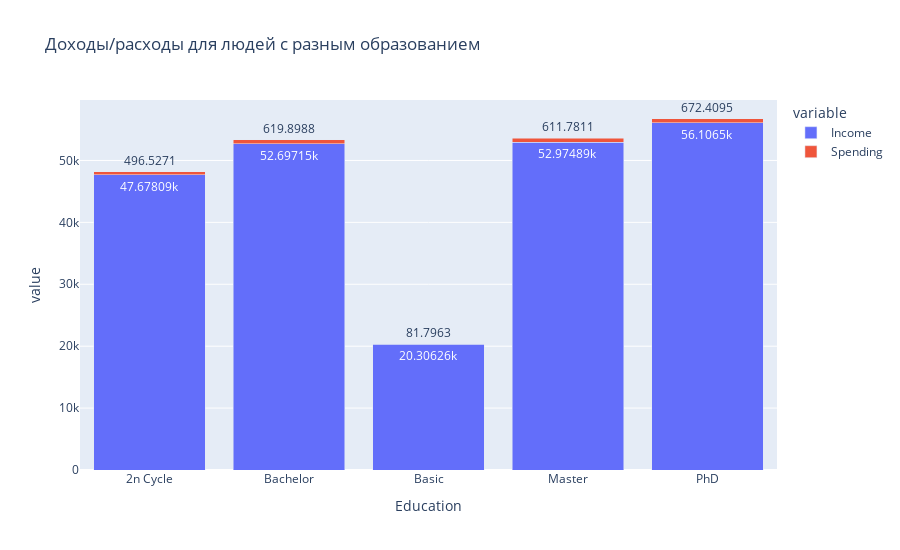

Notebook code for this chart:
### Code cell
# Анализирование доходов и расходов
education_groups = copy_df.groupby("Education")[
    "Income", "Spending", "Age", "MntWines", "MntFruits", "MntMeatProducts",
    "MntFishProducts", "MntSweetProducts",
    "MntGoldProds"].agg("mean").reset_index()

# Вывод графика
px.bar(education_groups, x="Education", y=["Income", "Spending"],
              barmode='stack', title="Доходы/расходы для людей "
                                     "с разным образованием", height=550,
              text_auto=True)

### Figure 1 — Plotly figure (JSON) as saved in the notebook; plotly's stock layout.template omitted (floating-point values rounded to 4 significant figures)
{"data": [{"alignmentgroup": "True", "hovertemplate": "variable=Income<br>Education=%{x}<br>value=%{y}<extra></extra>", "legendgroup": "Income", "marker": {"color": "#636efa", "pattern": {"shape": ""}}, "name": "Income", "offsetgroup": "Income", "orientation": "v", "showlegend": true, "textposition": "auto", "texttemplate": "%{y}", "x": ["2n Cycle", "Bachelor", "Basic", "Master", "PhD"], "xaxis": "x", "y": [47680.0, 52700.0, 20310.0, 52970.0, 56110.0], "yaxis": "y", "type": "bar"}, {"alignmentgroup": "True", "hovertemplate": "variable=Spending<br>Education=%{x}<br>value=%{y}<extra></extra>", "legendgroup": "Spending", "marker": {"color": "#EF553B", "pattern": {"shape": ""}}, "name": "Spending", "offsetgroup": "Spending", "orientation": "v", "showlegend": true, "textposition": "auto", "texttemplate": "%{y}", "x": ["2n Cycle", "Bachelor", "Basic", "Master", "PhD"], "xaxis": "x", "y": [496.5, 619.9, 81.8, 611.8, 672.4], "yaxis": "y", "type": "bar"}], "layout": {"xaxis": {"anchor": "y", "domain": [0.0, 1.0], "title": {"text": "Education"}}, "yaxis": {"anchor": "x", "domain": [0.0, 1.0], "title": {"text": "value"}}, "legend": {"title": {"text": "variable"}, "tracegroupgap": 0}, "title": {"text": "Доходы/расходы для людей с разным образованием"}, "barmode": "stack", "height": 550}}
